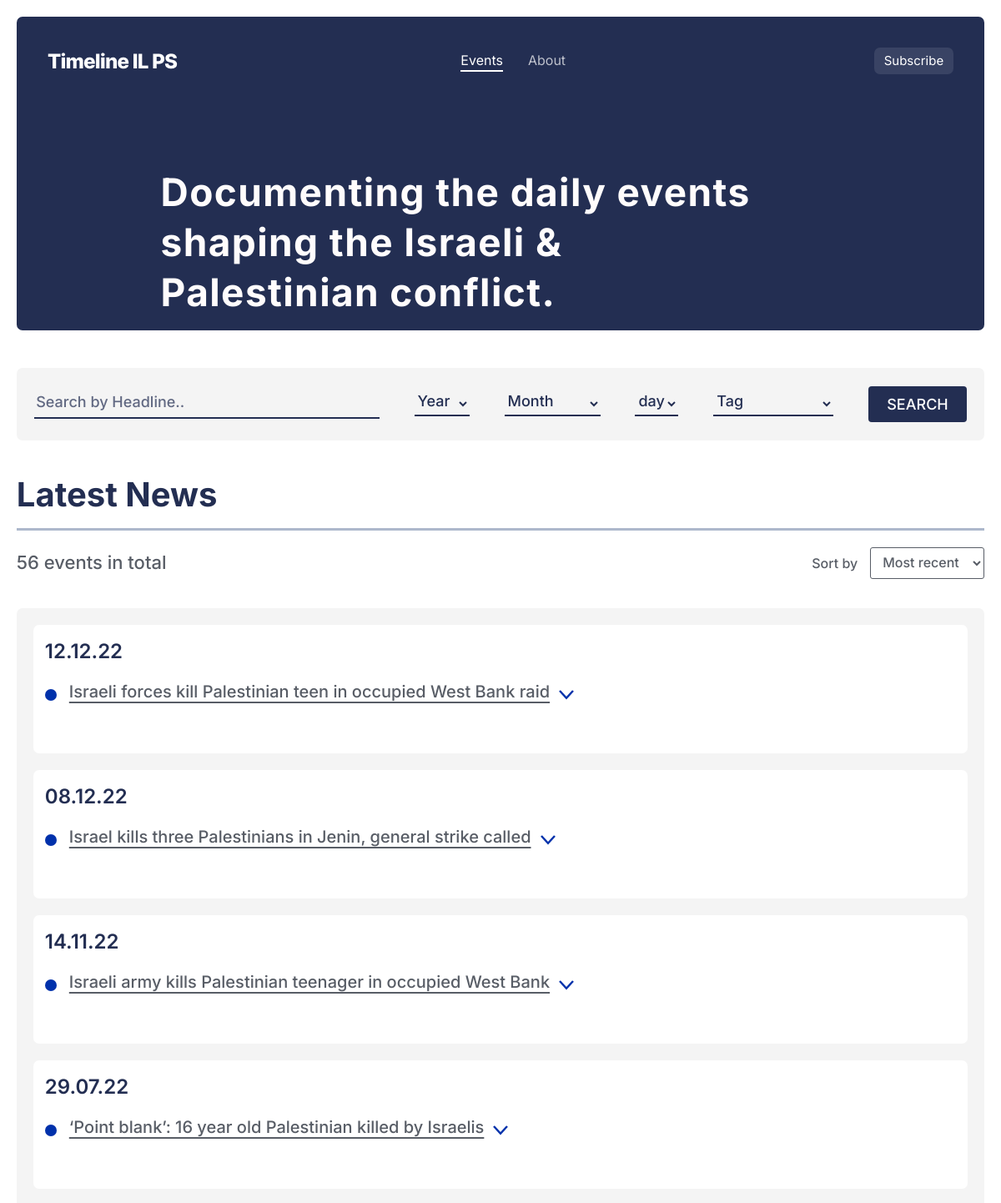
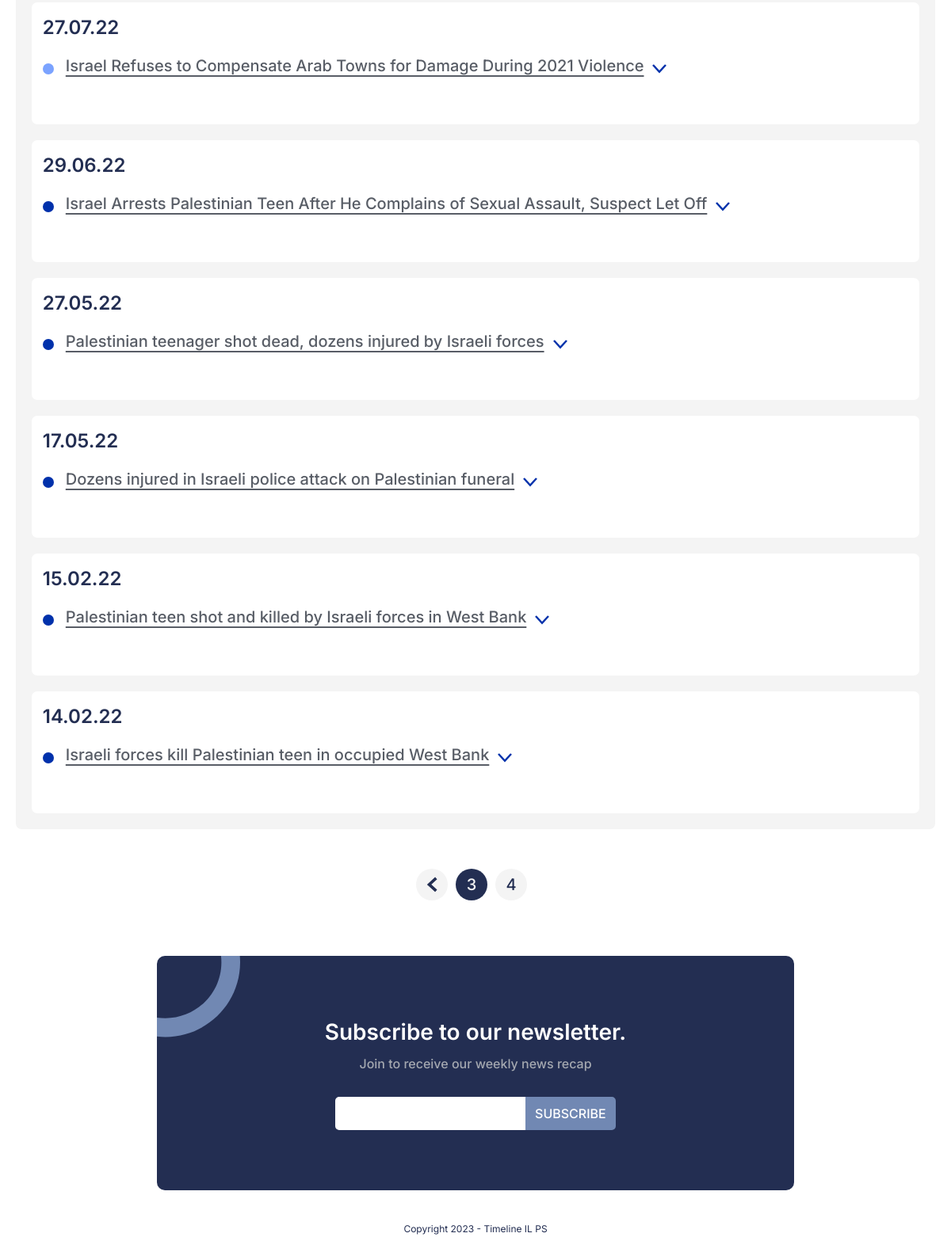
/?page=3, run on the app's committed database (2 pictures, top to bottom).
### user/models.py (models this page shows, shortened)
class event(models.Model):
    categories=(("GD","GD"),("BD","BD"),("GD/BD","GD/BD"),("LGD","LGD"),("LBD","LBD"),("GrD","GrD"))
    category = models.CharField(max_length=200,choices=categories,null=True)
    author = models.ForeignKey(User, on_delete=models.CASCADE,default=User)
    event_date = models.DateField()
    event_title= models.CharField(max_length=200)
    event_bullet_1=models.CharField(max_length=200,help_text = "Required",blank=False,null=True)
    event_bullet_2=models.CharField(max_length=200,help_text = "Opional",null=True,blank=True)
    event_bullet_3=models.CharField(max_length=200,help_text = "Opional",null=True,blank=True)
    event_bullet_4=models.CharField(max_length=200,help_text = "Opional",null=True,blank=True)
    event_bullet_5=models.CharField(max_length=200,help_text = "Opional",null=True,blank=True)
    source1_url = models.URLField(help_text = "Required",)
    source1_image = models.URLField(help_text = "Required",null=True,blank=True)
    source2_url = models.URLField(help_text = "Opional",null=True,blank=True)
    source2_image = models.URLField(help_text = "Opional",null=True,blank=True)
    source3_url = models.URLField(help_text = "Opional",null=True,blank=True)
    source3_image = models.URLField(help_text = "Opional",null=True,blank=True)
    tags = models.ManyToManyField("tag",null=True,blank=True)

### user/views.py (the view)
# urls.py: path('',views.home,name="landing"),
def home(request):
    queryset = event.objects.order_by('-event_date')
    sort_input = "default"
    if request.method == 'POST':
        sort_input =request.POST.get('selected_sort')
        if sort_input == "name-asc":
            queryset = event.objects.order_by('event_date')
        else:
            queryset = event.objects.order_by('-event_date')
    years = queryset.values('event_date__year')
    year_list = sorted(set(year['event_date__year'] for year in years), reverse=True)
    tag_list = tag.objects.all()
    title_filter=request.POST.get('headline')
    year_filter=request.POST.get('Year')
    month_filter=request.POST.get('month')
    day_filter=request.POST.get('day')
    tag_filter=request.POST.get('tag')
    if title_filter:
        queryset=queryset.filter(event_title__icontains=title_filter)
    if year_filter:
        year_filter = int(year_filter)
        queryset = queryset.filter(event_date__year=year_filter)
    if month_filter:
        queryset=queryset.filter(event_date__month=month_filter)
    if day_filter:
        day_filter = int(day_filter)
        queryset=queryset.filter(event_date__day=day_filter)
    print(queryset.values('event_date'))
    grouped_queryset = queryset.values('event_date').annotate(count=Count('id'))
    paginator = Paginator(grouped_queryset, 10)  # Display 10 items per page
    page = request.GET.get('page')
    grouped_queryset_paginated = paginator.get_page(page)
    context = {'grouped_queryset': grouped_queryset_paginated, "queryset": queryset, 'events_num': len(queryset), 'paginator': paginator, 'sort_input': sort_input,"year_list":year_list,"year":year_filter,"month":month_filter,"day":day_filter,"title":title_filter,"tag":tag_filter,"tag_list":tag_list}
    return render(request, 'index.html', context)

### user/models.py (called while the page is built)
    def __str__(self):
        return self.tag

### user/templates/index.html (shortened to what this page needs)
{% load static%}
<!DOCTYPE html>
<html lang="en" style="overflow-x: hidden;">
<head>
    <link rel="stylesheet" media='screen and (min-width: 900px)' href="{% static 'css/main.css' %}">
    <link rel='stylesheet' media='screen and (max-width: 900px)' href="{% static 'css/main_mobile.css' %}" />
    <link rel="stylesheet" href="https://cdnjs.cloudflare.com/ajax/libs/twitter-bootstrap/4.1.3/css/bootstrap.min.css">
    <link rel="stylesheet" href="https://cdnjs.cloudflare.com/ajax/libs/ionicons/2.0.1/css/ionicons.min.css">
</head>
<body>
    <div id="header_wrapper">
        <header id="header">
            <div id="header_p1">
                <a href="{% url 'landing' %}"><img src="{% static 'img/logo.png' %}" alt="" id="landing_logo"></a>
            </div>
            <div id="header_p2">
                    <div id="events" class="head_menu_li">Events</div>
                    <a href="{% url 'about' %}"><div id="about" class="head_menu_li">About</div></a>
            </div>
            <div id="header_p3">
                    <div id="subscribe" class="onHover">Subscribe</div>
            </div>
        </header>
        <div id="head_desc">Documenting the daily events shaping the Israeli & Palestinian conflict.</div>
    </div>
    <section id="big_cont">
        <div id="search_box">
            <form action="" method="post">
                <input type="text" id="headline_input" name="headline" placeholder="Search by Headline..">
                <select id="year_input" name="Year" >
                    <option disabled selected value="0">Year</option>
                  </select>
                <select id="month_input" name="month" >
                    <option disabled selected value="0">Month</option>
                  </select>
                <select id="day_input" name="day" >
                    <option disabled selected value="0">day</option>
                  </select>
                <select id="tag_input" name="tag">
                    <option value="default">Tag</option>
                </select>
                <input type="submit" id="search_btn" value="SEARCH">
            </form>
        </div>
        <div id="event_ctrl">
            <div id="newest_event">Latest News</div>
            <div id="ctrl_p2">
                <div id="events_number">{{ events_num }} events in total</div>
                <div id="sort_box">
                    <div id="sort_title">Sort by</div>
                    <form action="" id="sort_form" method="post">
                        <select id="sort_by_select" name="selected_sort">
                            <option value="default" >Most recent</option>
                        </select>
                    </form>
                </div>
            </div>
        </div>
        <div id="events_cont">
            {% for group in grouped_queryset %}
            <div class="events_date">
                <div class="event_date">{{ group.event_date|date:"d.m.y" }}</div>
                {% for event in queryset %}
                {% if event.event_date == group.event_date %}
                  <div class="event">
                      <div class="event_title">
                          {% if event.category == "GD" %}
                            <svg width="14" height="14" viewBox="0 0 14 14" fill="none" xmlns="http://www.w3.org/2000/svg">
                                <rect width="14" height="14" rx="7" fill="#009D35"/>
                            </svg>
                          {% elif event.category == "BD" %}
                            <svg width="14" height="14" viewBox="0 0 14 14" fill="none" xmlns="http://www.w3.org/2000/svg">
                                <rect width="14" height="14" rx="7" fill="#0031AB"/>
                            </svg>
                          {% elif event.category == "GD/BD" %}
                            <svg width="14" height="14" viewBox="0 0 14 14" fill="none" xmlns="http://www.w3.org/2000/svg">
                                <rect width="14" height="14" rx="7" fill="#009D35"/>
                                <path d="M0 7C0 3.13401 3.13401 0 7 0V0V7V14V14C3.13401 14 0 10.866 0 7V7Z" fill="#0031AB"/>
                            </svg>
                          {% elif event.category == "LGD" %}
                            <svg width="14" height="14" viewBox="0 0 14 14" fill="none" xmlns="http://www.w3.org/2000/svg">
                                <rect width="14" height="14" rx="7" fill="#D0ECDB"/>
                            </svg>
                          {% elif event.category == "LBD" %}
                            <svg width="14" height="14" viewBox="0 0 14 14" fill="none" xmlns="http://www.w3.org/2000/svg">
                                <rect width="14" height="14" rx="7" fill="#7BA3FF"/>
                            </svg>
                          {% elif event.category == "GrD" %}
                            <svg width="14" height="14" viewBox="0 0 14 14" fill="none" xmlns="http://www.w3.org/2000/svg">
                                <rect width="14" height="14" rx="7" fill="#A5ACB9"/>
                            </svg>
                          {% endif %}
                          <div>{{ event.event_title }}</div>
                          <svg class="expend_arrow" width="20" height="14" viewBox="0 0 20 14" fill="none" xmlns="http://www.w3.org/2000/svg">
                              <path d="M2 2L10 10.7273L18 2" stroke="#0031AB" stroke-width="2.5"/>
                          </svg>
                      </div>
                  </div>
                {% endif %}
                {% endfor %}
            </div>
            {% endfor %}
        </div>
    </section>
    <div id="pages">
        {% if grouped_queryset.number <= 1 %}
            <div class="page_num page_num1">{{ grouped_queryset.number }} </div>
            {% if grouped_queryset.next_page_number != None %}
            <a href="?page={{ grouped_queryset.next_page_number }}"><div class="page_num">{{ grouped_queryset.next_page_number }}</div></a>
            <a href="?page={{ grouped_queryset.next_page_number|add:1 }}"><div class="page_num">{{ grouped_queryset.next_page_number|add:1 }}</div></a>
            <a href="?page={{ grouped_queryset.next_page_number }}"><div class="page_next">
                <svg width="14" height="20" viewBox="0 0 14 20" fill="none" xmlns="http://www.w3.org/2000/svg">
                    <path d="M1.56665 17.9L10.3121 9.88336L1.56665 1.86669" stroke="#232E52" stroke-width="3"/>
                </svg>
            </div></a>
            {% endif %}
        {% else %}
            <a href="?page={{ grouped_queryset.previous_page_number }}"><div class="page_next">
                <svg width="14" height="20" viewBox="0 0 14 20" fill="none" xmlns="http://www.w3.org/2000/svg">
                    <path d="M12.312 1.8667L3.56656 9.88337L12.312 17.9" stroke="#232E52" stroke-width="3.7"/>
                </svg>
            </div></a>
            <div class="page_num page_num1">{{ grouped_queryset.number }} </div>
            {% if grouped_queryset.next_page_number != Non %}
            <a href="?page={{ grouped_queryset.next_page_number }}"><div class="page_num">{{ grouped_queryset.next_page_number }}</div></a>
            {% endif %}
        {% endif %}
    </div>
    <div id="footer">
        <div id="footer_title">Subscribe to our newsletter.</div>
        <div id="footer_desc">Join to receive our weekly news recap</div>
        <form action="" id="footer_form">
            <input type="text" id="newsletter_email" name="newsletter_email">
            <input type="submit" id="submit_email" value="SUBSCRIBE">
        </form>
    </div>
    <div id="copyright">Copyright 2023 - Timeline IL PS</div>
</body>
</html>

### user/templates/index.html (style rules this page uses)
#events { opacity: 1; border-bottom: 2.5px solid white; }

### data on the page
event: category "BD" (drawn), event_title "Israeli forces kill Palestinian teen in occupied West Bank raid"
event: category "BD" (drawn), event_title "Israel kills three Palestinians in Jenin, general strike called"
event: category "BD" (drawn), event_title "Israeli army kills Palestinian teenager in occupied West Bank"
event: category "BD" (drawn), event_title "‘Point blank’: 16 year old Palestinian killed by Israelis"
event: category "LBD" (drawn), event_title "Israel Refuses to Compensate Arab Towns for Damage During 2021 Violence"
event: category "BD" (drawn), event_title "Israel Arrests Palestinian Teen After He Complains of Sexual Assault, Suspect Let Off"
event: category "BD" (drawn), event_title "Palestinian teenager shot dead, dozens injured by Israeli forces"
event: category "BD" (drawn), event_title "Dozens injured in Israeli police attack on Palestinian funeral"
event: category "BD" (drawn), event_title "Palestinian teen shot and killed by Israeli forces in West Bank"
event: category "BD" (drawn), event_title "Israeli forces kill Palestinian teen in occupied West Bank"

### other printed values
{{ events_num }} "56"
{{ group.event_date|date:"d.m.y" }} "12.12.22" "08.12.22" "14.11.22" "29.07.22" "27.07.22" "29.06.22" "27.05.22" "17.05.22" "15.02.22" "14.02.22"
{{ grouped_queryset.number }} "3"
{{ grouped_queryset.next_page_number }} "4"
